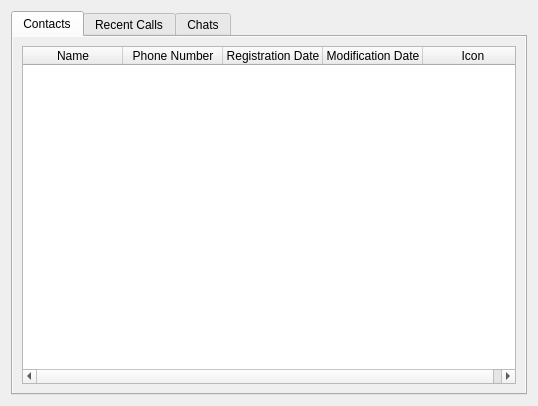
<?xml version="1.0" encoding="UTF-8"?>
<ui version="4.0">
 <class>ViberBrowser</class>
 <widget class="QWidget" name="ViberBrowser">
  <property name="geometry">
   <rect>
    <x>0</x>
    <y>0</y>
    <width>538</width>
    <height>406</height>
   </rect>
  </property>
  <property name="minimumSize">
   <size>
    <width>500</width>
    <height>0</height>
   </size>
  </property>
  <property name="windowTitle">
   <string>Viber Browser</string>
  </property>
  <layout class="QHBoxLayout" name="horizontalLayout_2">
   <item>
    <widget class="QTabWidget" name="tabWidget">
     <property name="currentIndex">
      <number>0</number>
     </property>
     <widget class="QWidget" name="Contacts">
      <property name="autoFillBackground">
       <bool>true</bool>
      </property>
      <attribute name="title">
       <string>Contacts</string>
      </attribute>
      <layout class="QHBoxLayout" name="horizontalLayout">
       <item>
        <widget class="QTableWidget" name="contactsWidget">
         <property name="enabled">
          <bool>true</bool>
         </property>
         <property name="autoFillBackground">
          <bool>false</bool>
         </property>
         <property name="editTriggers">
          <set>QAbstractItemView::NoEditTriggers</set>
         </property>
         <property name="alternatingRowColors">
          <bool>false</bool>
         </property>
         <property name="selectionBehavior">
          <enum>QAbstractItemView::SelectRows</enum>
         </property>
         <property name="verticalScrollMode">
          <enum>QAbstractItemView::ScrollPerPixel</enum>
         </property>
         <property name="horizontalScrollMode">
          <enum>QAbstractItemView::ScrollPerPixel</enum>
         </property>
         <property name="sortingEnabled">
          <bool>true</bool>
         </property>
         <column>
          <property name="text">
           <string>Name</string>
          </property>
         </column>
         <column>
          <property name="text">
           <string>Phone Number</string>
          </property>
         </column>
         <column>
          <property name="text">
           <string>Registration Date</string>
          </property>
         </column>
         <column>
          <property name="text">
           <string>Modification Date</string>
          </property>
         </column>
         <column>
          <property name="text">
           <string>Icon</string>
          </property>
         </column>
        </widget>
       </item>
      </layout>
     </widget>
     <widget class="QWidget" name="Calls">
      <attribute name="title">
       <string>Recent Calls</string>
      </attribute>
      <layout class="QHBoxLayout" name="horizontalLayout_3">
       <item>
        <widget class="QTableWidget" name="callsWidget">
         <property name="editTriggers">
          <set>QAbstractItemView::NoEditTriggers</set>
         </property>
         <property name="selectionBehavior">
          <enum>QAbstractItemView::SelectRows</enum>
         </property>
         <property name="verticalScrollMode">
          <enum>QAbstractItemView::ScrollPerPixel</enum>
         </property>
         <property name="horizontalScrollMode">
          <enum>QAbstractItemView::ScrollPerPixel</enum>
         </property>
         <property name="sortingEnabled">
          <bool>true</bool>
         </property>
         <column>
          <property name="text">
           <string>Contact Name</string>
          </property>
         </column>
         <column>
          <property name="text">
           <string>Time</string>
          </property>
         </column>
         <column>
          <property name="text">
           <string>Duration (secs)</string>
          </property>
         </column>
         <column>
          <property name="text">
           <string>Call Type</string>
          </property>
         </column>
        </widget>
       </item>
      </layout>
     </widget>
     <widget class="QWidget" name="Chats">
      <property name="autoFillBackground">
       <bool>true</bool>
      </property>
      <attribute name="title">
       <string>Chats</string>
      </attribute>
      <layout class="QVBoxLayout" name="verticalLayout_2">
       <item>
        <widget class="QTableWidget" name="chatsWidget">
         <property name="editTriggers">
          <set>QAbstractItemView::NoEditTriggers</set>
         </property>
         <property name="tabKeyNavigation">
          <bool>false</bool>
         </property>
         <property name="selectionMode">
          <enum>QAbstractItemView::ContiguousSelection</enum>
         </property>
         <property name="selectionBehavior">
          <enum>QAbstractItemView::SelectRows</enum>
         </property>
         <property name="verticalScrollMode">
          <enum>QAbstractItemView::ScrollPerPixel</enum>
         </property>
         <property name="horizontalScrollMode">
          <enum>QAbstractItemView::ScrollPerPixel</enum>
         </property>
         <property name="sortingEnabled">
          <bool>true</bool>
         </property>
         <column>
          <property name="text">
           <string>zpk</string>
          </property>
         </column>
         <column>
          <property name="text">
           <string>Contact Name</string>
          </property>
         </column>
         <column>
          <property name="text">
           <string>Group Name</string>
          </property>
         </column>
         <column>
          <property name="text">
           <string>Group ID</string>
          </property>
         </column>
         <column>
          <property name="text">
           <string>Last Msg Date</string>
          </property>
         </column>
         <column>
          <property name="text">
           <string># Unread</string>
          </property>
         </column>
        </widget>
       </item>
       <item>
        <widget class="QTableWidget" name="msgsWidget">
         <property name="editTriggers">
          <set>QAbstractItemView::NoEditTriggers</set>
         </property>
         <property name="alternatingRowColors">
          <bool>false</bool>
         </property>
         <property name="selectionBehavior">
          <enum>QAbstractItemView::SelectRows</enum>
         </property>
         <property name="verticalScrollMode">
          <enum>QAbstractItemView::ScrollPerPixel</enum>
         </property>
         <property name="horizontalScrollMode">
          <enum>QAbstractItemView::ScrollPerPixel</enum>
         </property>
         <property name="sortingEnabled">
          <bool>true</bool>
         </property>
         <column>
          <property name="text">
           <string>zpk</string>
          </property>
         </column>
         <column>
          <property name="text">
           <string>From</string>
          </property>
         </column>
         <column>
          <property name="text">
           <string>Msg Date</string>
          </property>
         </column>
         <column>
          <property name="text">
           <string>Msg Content</string>
          </property>
         </column>
         <column>
          <property name="text">
           <string>Attachment</string>
          </property>
         </column>
         <column>
          <property name="text">
           <string>Msg Status</string>
          </property>
         </column>
         <column>
          <property name="text">
           <string>Msg Status Date</string>
          </property>
         </column>
        </widget>
       </item>
      </layout>
     </widget>
    </widget>
   </item>
  </layout>
 </widget>
 <resources/>
 <connections/>
</ui>
